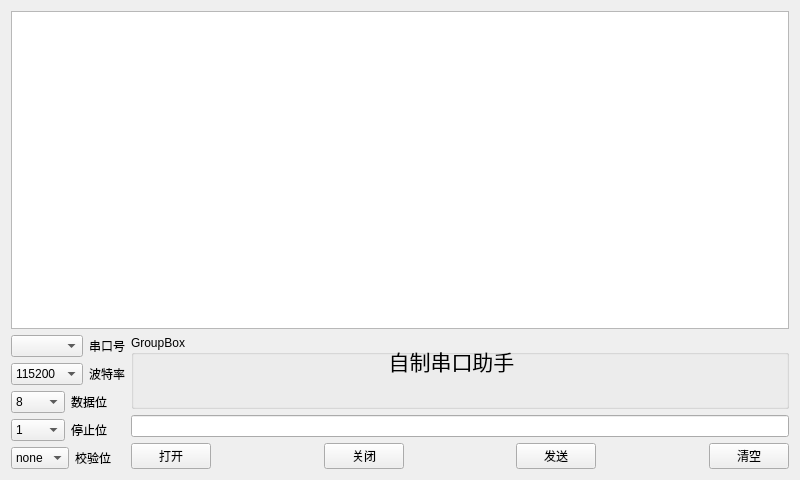
<?xml version="1.0" encoding="UTF-8"?>
<ui version="4.0">
 <class>Widget</class>
 <widget class="QWidget" name="Widget">
  <property name="geometry">
   <rect>
    <x>0</x>
    <y>0</y>
    <width>800</width>
    <height>480</height>
   </rect>
  </property>
  <property name="windowTitle">
   <string>Widget</string>
  </property>
  <layout class="QGridLayout" name="gridLayout_2">
   <item row="0" column="0">
    <widget class="QPlainTextEdit" name="receiveEdit">
     <property name="readOnly">
      <bool>true</bool>
     </property>
    </widget>
   </item>
   <item row="1" column="0">
    <layout class="QFormLayout" name="formLayout">
     <item row="0" column="0">
      <layout class="QGridLayout" name="gridLayout">
       <item row="0" column="0" colspan="2">
        <layout class="QHBoxLayout" name="horizontalLayout">
         <item>
          <widget class="QComboBox" name="serialCb"/>
         </item>
         <item>
          <widget class="QLabel" name="label">
           <property name="text">
            <string>串口号</string>
           </property>
          </widget>
         </item>
        </layout>
       </item>
       <item row="1" column="0" colspan="2">
        <layout class="QHBoxLayout" name="horizontalLayout_2">
         <item>
          <widget class="QComboBox" name="portrate">
           <item>
            <property name="text">
             <string>115200</string>
            </property>
           </item>
           <item>
            <property name="text">
             <string>4800</string>
            </property>
           </item>
           <item>
            <property name="text">
             <string>9600</string>
            </property>
           </item>
          </widget>
         </item>
         <item>
          <widget class="QLabel" name="label_2">
           <property name="text">
            <string>波特率</string>
           </property>
          </widget>
         </item>
        </layout>
       </item>
       <item row="2" column="0" colspan="2">
        <layout class="QHBoxLayout" name="horizontalLayout_3">
         <item>
          <widget class="QComboBox" name="dataCb">
           <property name="currentText">
            <string>8</string>
           </property>
           <item>
            <property name="text">
             <string>8</string>
            </property>
           </item>
           <item>
            <property name="text">
             <string>5</string>
            </property>
           </item>
           <item>
            <property name="text">
             <string>6</string>
            </property>
           </item>
           <item>
            <property name="text">
             <string>7</string>
            </property>
           </item>
          </widget>
         </item>
         <item>
          <widget class="QLabel" name="label_3">
           <property name="text">
            <string>数据位</string>
           </property>
          </widget>
         </item>
        </layout>
       </item>
       <item row="3" column="0" colspan="2">
        <layout class="QHBoxLayout" name="horizontalLayout_4">
         <item>
          <widget class="QComboBox" name="stopCb">
           <item>
            <property name="text">
             <string>1</string>
            </property>
           </item>
           <item>
            <property name="text">
             <string>1.5</string>
            </property>
           </item>
           <item>
            <property name="text">
             <string>2</string>
            </property>
           </item>
          </widget>
         </item>
         <item>
          <widget class="QLabel" name="label_4">
           <property name="text">
            <string>停止位</string>
           </property>
          </widget>
         </item>
        </layout>
       </item>
       <item row="4" column="0">
        <widget class="QComboBox" name="checkCb">
         <item>
          <property name="text">
           <string>none</string>
          </property>
         </item>
        </widget>
       </item>
       <item row="4" column="1">
        <widget class="QLabel" name="label_5">
         <property name="text">
          <string>校验位</string>
         </property>
        </widget>
       </item>
      </layout>
     </item>
     <item row="0" column="1">
      <layout class="QVBoxLayout" name="verticalLayout_2">
       <item>
        <widget class="QGroupBox" name="groupBox">
         <property name="minimumSize">
          <size>
           <width>150</width>
           <height>50</height>
          </size>
         </property>
         <property name="title">
          <string>GroupBox</string>
         </property>
         <widget class="QLabel" name="label_6">
          <property name="geometry">
           <rect>
            <x>240</x>
            <y>10</y>
            <width>161</width>
            <height>31</height>
           </rect>
          </property>
          <property name="font">
           <font>
            <pointsize>16</pointsize>
           </font>
          </property>
          <property name="text">
           <string>自制串口助手</string>
          </property>
          <property name="alignment">
           <set>Qt::AlignCenter</set>
          </property>
         </widget>
        </widget>
       </item>
       <item>
        <widget class="QLineEdit" name="sendEdit"/>
       </item>
       <item>
        <layout class="QHBoxLayout" name="horizontalLayout_6">
         <item>
          <widget class="QPushButton" name="openBt">
           <property name="text">
            <string>打开</string>
           </property>
          </widget>
         </item>
         <item>
          <spacer name="horizontalSpacer_3">
           <property name="orientation">
            <enum>Qt::Horizontal</enum>
           </property>
           <property name="sizeHint" stdset="0">
            <size>
             <width>40</width>
             <height>20</height>
            </size>
           </property>
          </spacer>
         </item>
         <item>
          <widget class="QPushButton" name="closeBt">
           <property name="text">
            <string>关闭</string>
           </property>
          </widget>
         </item>
         <item>
          <spacer name="horizontalSpacer_2">
           <property name="orientation">
            <enum>Qt::Horizontal</enum>
           </property>
           <property name="sizeHint" stdset="0">
            <size>
             <width>40</width>
             <height>20</height>
            </size>
           </property>
          </spacer>
         </item>
         <item>
          <widget class="QPushButton" name="sendBt">
           <property name="text">
            <string>发送</string>
           </property>
          </widget>
         </item>
         <item>
          <spacer name="horizontalSpacer">
           <property name="orientation">
            <enum>Qt::Horizontal</enum>
           </property>
           <property name="sizeHint" stdset="0">
            <size>
             <width>40</width>
             <height>20</height>
            </size>
           </property>
          </spacer>
         </item>
         <item>
          <widget class="QPushButton" name="clearBt">
           <property name="text">
            <string>清空</string>
           </property>
          </widget>
         </item>
        </layout>
       </item>
      </layout>
     </item>
    </layout>
   </item>
  </layout>
 </widget>
 <resources/>
 <connections/>
</ui>
